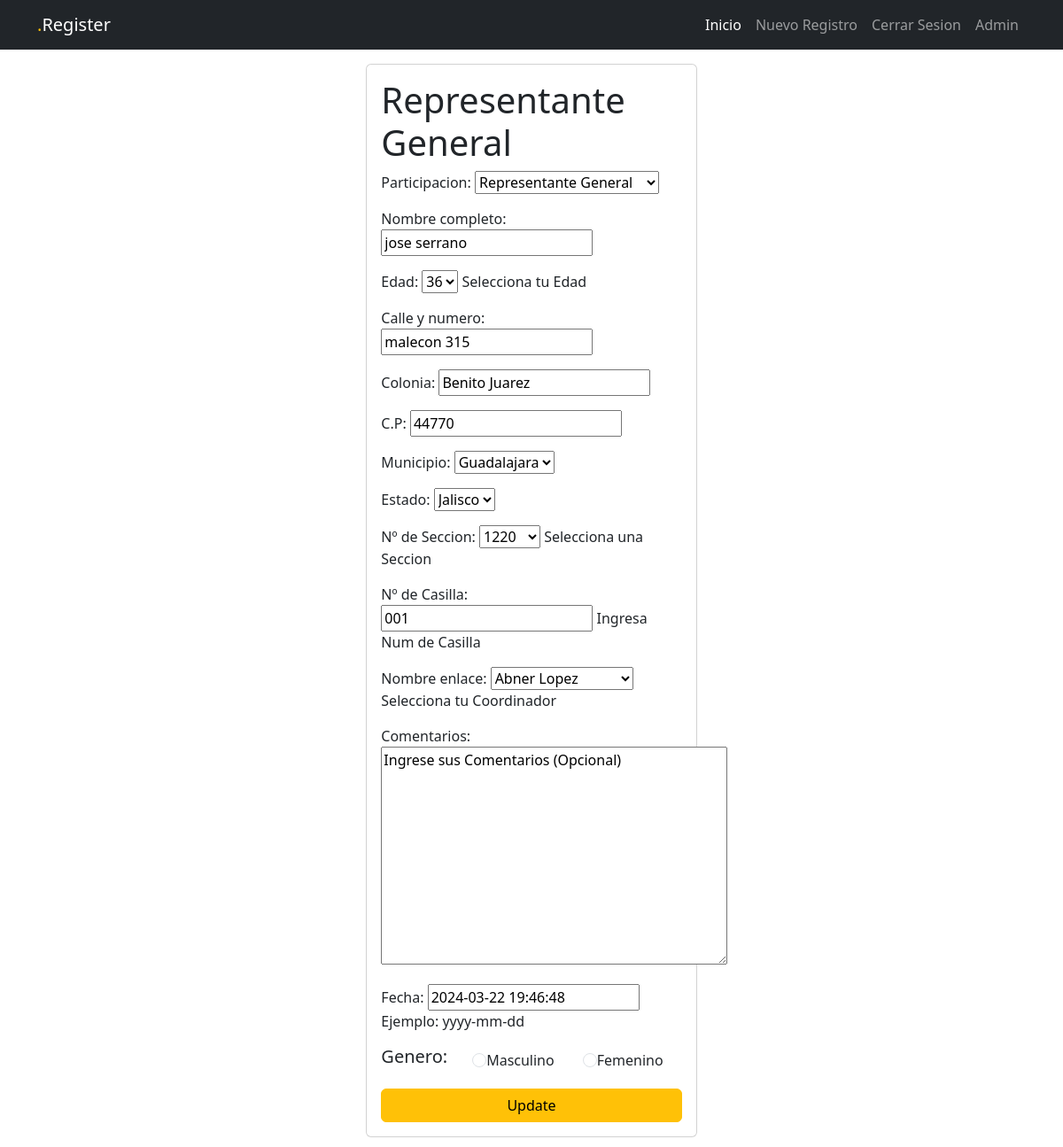
/taskedit/18/ (signed in), run on the app's committed database.
### tasks/models.py (models this page shows, shortened)
class Task(models.Model):
    participacion = models.CharField(max_length=100, null=False, blank=False, choices=puesto_status)
    nombre_completo = models.CharField(max_length=150)
    edad = models.IntegerField(null= False, blank=False, choices=age, default=age, help_text = 'Selecciona tu Edad')
    calle_y_numero = models.CharField(max_length=250)
    masculino = models.BooleanField(default=False)
    femenino = models.BooleanField(default=False)
    colonia = models.CharField(max_length=200)
    c_p = models.CharField('C.P', max_length=250)
    municipio = models.CharField(max_length=250, null=False, blank=False, choices=municipio_status, default=None)
    estado = models.CharField(max_length=250, null=False, blank=False, choices=estado_status, default= None)
    num_seccion = models.IntegerField('Nº de Seccion', null=False, blank=False, choices=seccion_status, help_text='Selecciona una Seccion' )
    num_casilla = models.CharField('Nº de Casilla',max_length=250, blank=True, help_text='Ingresa Num de Casilla',)
    nombre_enlace = models.CharField(max_length=250, null=False, blank=False, choices=coordinador_status, help_text='Selecciona tu Coordinador',)
    description = models.TextField('Comentarios',blank=True, default= 'Ingrese sus Comentarios (Opcional)')
    created = models.DateTimeField(auto_now_add=True)
    datecompleted = models.DateTimeField('Fecha',null=True, help_text='Ejemplo: yyyy-mm-dd')
    important = models.BooleanField(default=False)
    user = models.ForeignKey(User, on_delete=models.CASCADE)

### tasks/views.py (the view, shortened to what this page needs)
# urls.py: path('taskedit/<int:task_id>/', views.task_edit, name='task_edit'),
@login_required
def task_edit(request, task_id):
    if request.method == 'GET':
        task = get_object_or_404(Task, pk=task_id, user=request.user)
        form = TaskForm(instance=task)
        return render(request, 'task_edit.html', {'task': task, 'form': form})

### tasks/templates/task_edit.html (shortened to what this page needs)
{% extends "base.html" %}
{% block content %}
    <main class= "container-center padding-3 m-3">
        <div class="row">
            <div class= "col-md-4 offset-md-4">
                <form action="{% url 'task_edit' task.id %}" method="POST" class="card card-body">
                    <h1>{{task.participacion}}</h1>
                    {{form.as_p}}
                    <div class="d-flex container-between md-3">
                        <h5>Genero:</h5>
                        <div class="form-check form-check-inline m-1">
                            <input class="form-check-input mx-auto" type="radio" name="flexRadioDefault" id="flexRadioDefault1" required>
                            <label class="form-check-label" for="flexRadioDefault1"> <p class="text-center mx-auto">Masculino</p></label>
                        </div>
                        <div class="form-check form-check-inline m-1">
                                <input class="form-check-input mx-auto" type="radio" name="flexRadioDefault" id="flexRadioDefault2" required>
                                <label class="form-check-label text-center" for="flexRadioDefault2"><p class="text-center mx-auto">Femenino</p></label>
                        </div>
                    </div>
                    <button class="btn btn-warning">
                        Update
                    </button>
                </form>
            </div>
        </div>
    </main>
{% endblock %}

### data on the page
Task: participacion "Representante General", nombre_completo "jose serrano", edad "36", calle_y_numero "malecon 315", colonia "Benito Juarez", c_p "44770", municipio "Guadalajara", estado "Jalisco", num_seccion "1220", num_casilla "001", nombre_enlace "Abner Lopez", description "Ingrese sus Comentarios (Opcional)", datecompleted "2024-03-22 19:46:48"
